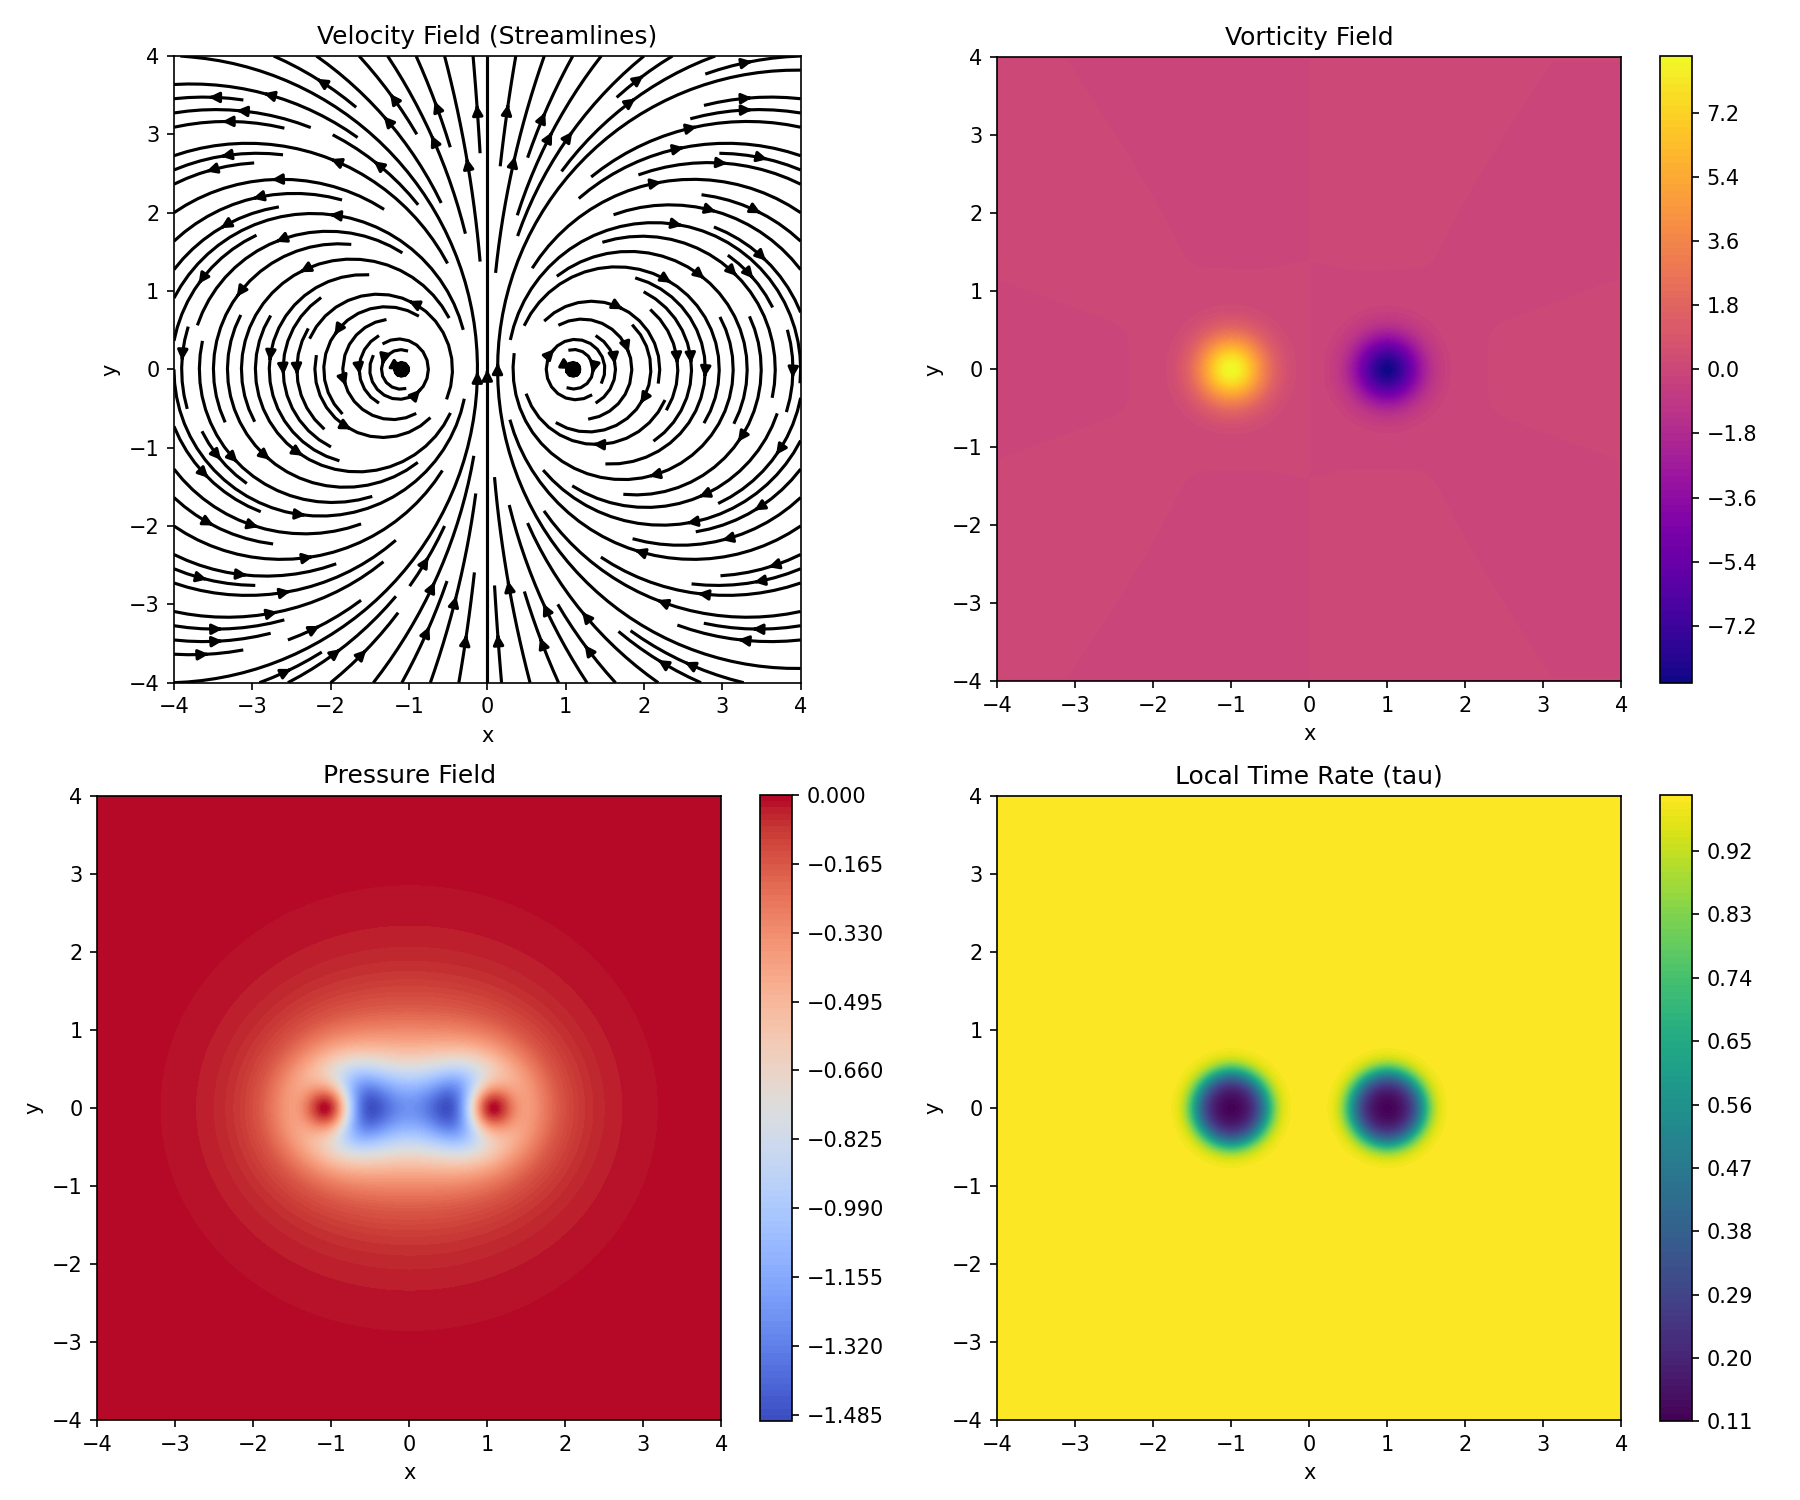

Generate this figure with Python:
# Æther Vortex Simulation Framework
# Simulates vorticity field, pressure gradients, and local time modulation
import math
import os
import re
from datetime import datetime
import matplotlib
matplotlib.use('TkAgg')  # Ensure it uses Tkinter backend
import matplotlib.pyplot as plt
import numpy as np
from matplotlib import cm

# Grid setup
L = 4.0  # domain size
N = 200  # grid resolution
x = np.linspace(-L, L, N)
y = np.linspace(-L, L, N)
X, Y = np.meshgrid(x, y)

# Vortex parameters (representing an Æther knot)
def vortex_field(x0, y0, gamma, sigma):
    dx = X - x0
    dy = Y - y0
    r2 = dx**2 + dy**2
    factor = gamma / (2 * np.pi * r2) * (1 - np.exp(-r2 / (2 * sigma**2)))
    u = -dy * factor
    v = dx * factor
    return u, v

# Compose multiple vortex knots
vortices = [(-1, 0, 5, 0.3), (1, 0, -5, 0.3)]
U = np.zeros_like(X)
V = np.zeros_like(Y)

for x0, y0, gamma, sigma in vortices:
    u, v = vortex_field(x0, y0, gamma, sigma)
    U += u
    V += v

# Vorticity field (curl of velocity)
dU_dy, dU_dx = np.gradient(U, y, x)
dV_dy, dV_dx = np.gradient(V, y, x)
OMEGA = dV_dx - dU_dy  # scalar vorticity in 2D

# Pressure field (Poisson-like approximation)
P = -0.5 * (U**2 + V**2)

# Local time modulation: tau = 1 / (1 + alpha * omega^2)
alpha = 0.1
tau = 1 / (1 + alpha * OMEGA**2)

# Plotting
fig, axs = plt.subplots(2, 2, figsize=(12, 10))

axs[0, 0].streamplot(x, y, U, V, color='k', density=1.5)
axs[0, 0].set_title("Velocity Field (Streamlines)")

cf1 = axs[0, 1].contourf(X, Y, OMEGA, 100, cmap=cm.plasma)
axs[0, 1].set_title("Vorticity Field")
fig.colorbar(cf1, ax=axs[0, 1])

cf2 = axs[1, 0].contourf(X, Y, P, 100, cmap=cm.coolwarm)
axs[1, 0].set_title("Pressure Field")
fig.colorbar(cf2, ax=axs[1, 0])

cf3 = axs[1, 1].contourf(X, Y, tau, 100, cmap=cm.viridis)
axs[1, 1].set_title("Local Time Rate (tau)")
fig.colorbar(cf3, ax=axs[1, 1])

for ax in axs.flat:
    ax.set_aspect('equal')
    ax.set_xlabel("x")
    ax.set_ylabel("y")

plt.tight_layout()
# ✅ Get the script filename dynamically
script_name = os.path.splitext(os.path.basename(__file__))[0]
# ✅ **Create a Folder for Saving Frames**
filename = f"{script_name}.png"

plt.savefig(filename, dpi=150)  # Save image with high resolution

plt.show()
